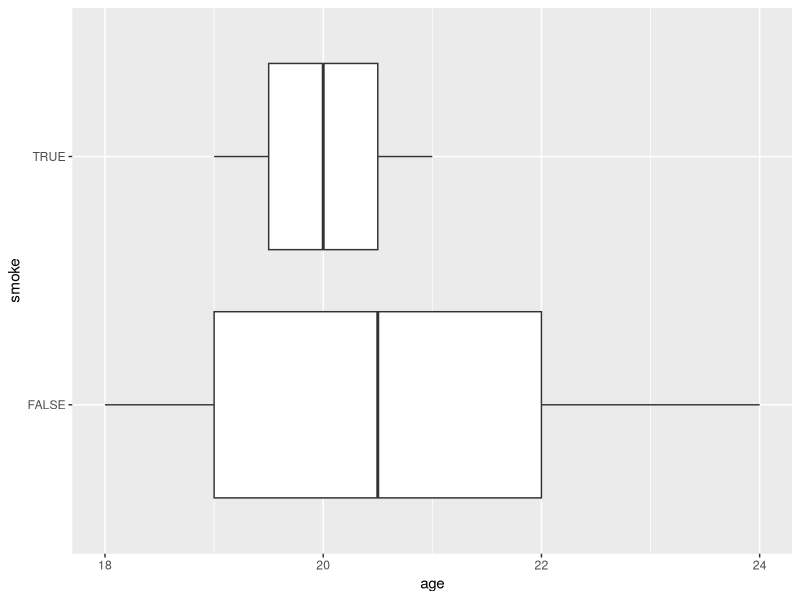

Source code (R):
## ---- chunk 1
library(dplyr)
smoke <- c(TRUE, TRUE, TRUE, TRUE, TRUE, TRUE, FALSE, TRUE, FALSE, FALSE, FALSE, FALSE, FALSE, FALSE, FALSE, FALSE, FALSE, TRUE, TRUE)
age <- c(35, 21, 20, 48, 20, 20, 22, 19, 19, 20, 19, 18, 24, 22, 22, 19, 21, 19, 21)
people <- data.frame(smoke, age)
people <- people %>%
  filter(age <= 34)
obs <- nrow(people)
## ---- chunk 2
library(ggplot2)
ggplot(data = people,
       aes(x = age,
           y = smoke)) +
  geom_boxplot()
